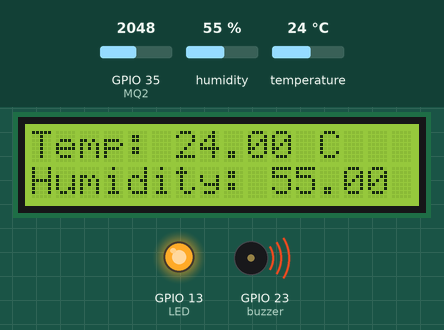
A sketch run on a simulated ESP32. On the bench: 16×2 character LCD, output pins drawn as LEDs (lit = HIGH), buzzer (waves = sounding, pin HIGH). The inputs (shaded band) are chosen by the test bench; at power-on: humidity 55 %, GPIO 35 (MQ2) = 2048, temperature 24 °C. WiFi joins after 1.5 s; servers stay silent unless stated; what the sketch prints to the serial monitor is not drawn.

Above: at 3.6 s.
3.7 s: humidity set to 22 %
At 5.9 s:
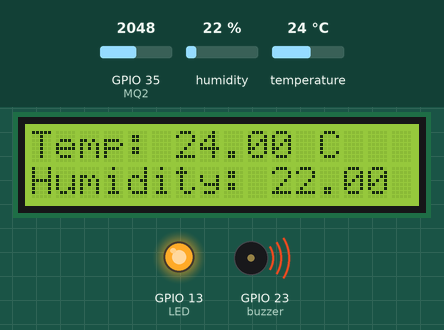
8.7 s: GPIO 35 (MQ2) set to 753
10.2 s: GPIO 35 (MQ2) set to 668
At 11.7 s:
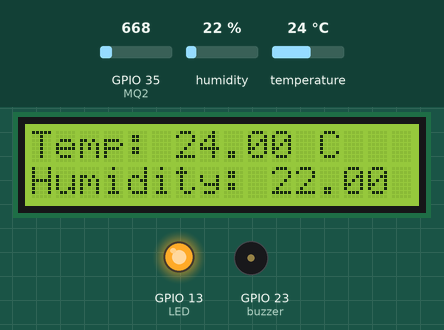
12.2 s: temperature set to 12 °C
At 13.2 s:
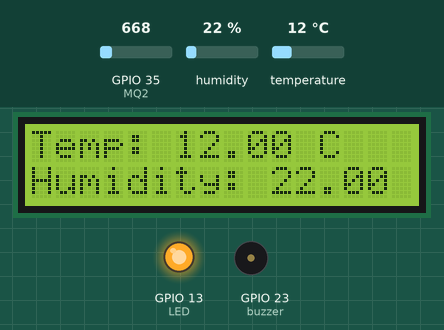
13.9 s: humidity set to 40 %
At 14.8 s:
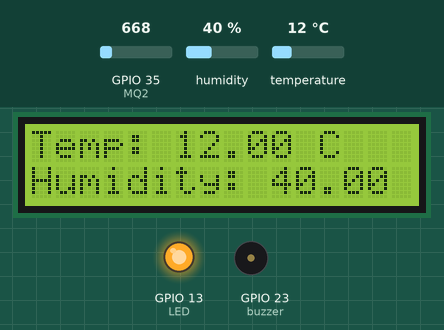
16.0 s: temperature set to 19 °C
At 17.6 s:
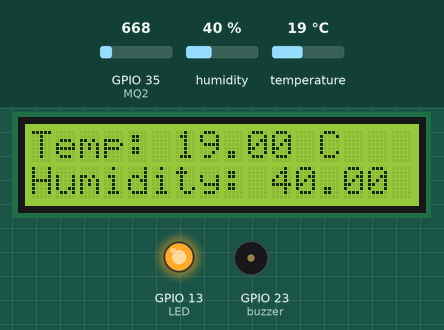
Timing chart, 0 to 19.1 s (numbered marks = the images above; inputs shaded):
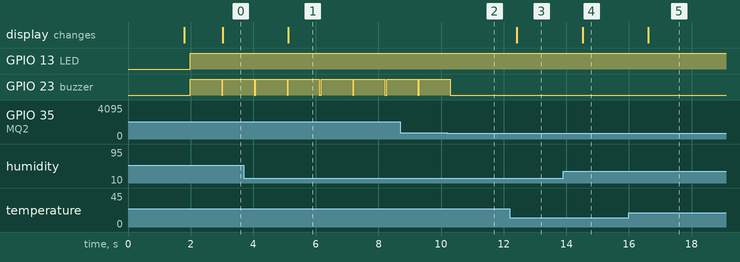

The sketch:

final_code_iot_based_coalmine_mointoring_system.ino
```cpp
#define BLYNK_TEMPLATE_ID "TMPL3OzhnsMrz"
#define BLYNK_TEMPLATE_NAME "COAL MINE MOINTERING SYSTEM"
#define BLYNK_AUTH_TOKEN "3r5ggvbF0odvP9iJPp4edSb4jd7e_pF4"

#define BLYNK_PRINT Serial
#include <WiFi.h>
//#include <ESP8266WiFi.h>
#include <BlynkSimpleEsp32.h>

#include <Wire.h>
#include <LiquidCrystal_I2C.h>
#include <DHT.h>


char auth[] = BLYNK_AUTH_TOKEN;

char ssid[] = "MY HOME";  // type your wifi name
char pass[] = "EDUCATION*";  // type your wifi password

BlynkTimer timer;

#define MQ2 35 // connect MQ2 sensor to ESP32 ADC pin 14
int LED = 13;
int buzzer= 23  ;
#define DHTPIN 27 //Connect Out pin to D2 in NODE MCU
#define DHTTYPE DHT11
 #define LCD_COLS 16       // Number of columns in LCD
#define LCD_ROWS 2        // Number of rows in LCD
DHT dht(DHTPIN, DHTTYPE);
LiquidCrystal_I2C lcd(0x27, LCD_COLS, LCD_ROWS); // Initialize I2C LCD


void sendSensor()
{
  float h = dht.readHumidity();
  float t = dht.readTemperature(); // or dht.readTemperature(true) for Fahrenheit
  float mq2_value = analogRead(MQ2);

  if (isnan(h) || isnan(t)) {
    Serial.println("Failed to read from DHT sensor!");
    return;
  }
  // You can send any value at any time.
  // Please don't send more that 10 values per second.
    Blynk.virtualWrite(V1, t);
    Blynk.virtualWrite(V2, h);
    Blynk.virtualWrite(V3, mq2_value);
    Serial.print("smoke  :");
    Serial.print(mq2_value);
    if(mq2_value > 700)     // Change the Trashold value
  { digitalWrite (LED, HIGH) ; /*LED set HIGH if Gas detected */
    digitalWrite (buzzer, HIGH);
    delay(1000);
    digitalWrite (buzzer, LOW);

    //Blynk.logEvent("test@gmail.com", "gas sensor", "Gas Detected!");
    Blynk.logEvent("gas_sensor");
  }
    Serial.print("    Temperature : ");
    Serial.print( t);
    Serial.print("    Humidity : ");
    Serial.println(h);
    lcd.clear();                               // Clear LCD display
    lcd.setCursor(0, 0);                       // Set cursor to first column of first row
    lcd.print("Temp: ");                        // Print "Temp: " on LCD
    lcd.print(t);                    // Print temperature value on LCD
    lcd.print(" C");                            // Print " C" on LCD
    lcd.setCursor(0, 1);                       // Set cursor to first column of second row
    lcd.print("Humidity: ");                    // Print "Humidity: " on LCD
    lcd.print(h);                       // Print humidity value on LCD
    lcd.print(" %");


}
void setup()
{

  Serial.begin(115200);

  pinMode(MQ2, INPUT);
  pinMode(LED, OUTPUT);  /*LED set as Output*/
  pinMode(buzzer, OUTPUT);

  Blynk.begin(auth, ssid, pass);
  dht.begin();
  lcd.begin();    // Initialize I2C LCD
  lcd.backlight(); // Turn on LCD backlight
  timer.setInterval(100L, sendSensor);

  }

void loop()
{
  Blynk.run();
  timer.run();
 }
```

Measured:
- the behaviour switches between 701 and 700 on GPIO 35 (MQ2) (found by bisection; images 1 and 2)
- after the input at 3.7 s, the display: changes after 1.4 s (image 1)
- after the input at 10.2 s, GPIO 23 (buzzer): goes on until 10.3 s, then stays LOW
- after the input at 12.2 s, the display: changes after 0.22 s (image 3)
- after the input at 13.9 s, the display: changes after 0.62 s (image 4)
- after the input at 16.0 s, the display: changes after 0.62 s (image 5)
- by itself, GPIO 23 (buzzer): alternates HIGH for 1.0 s and LOW for 0.06 s
